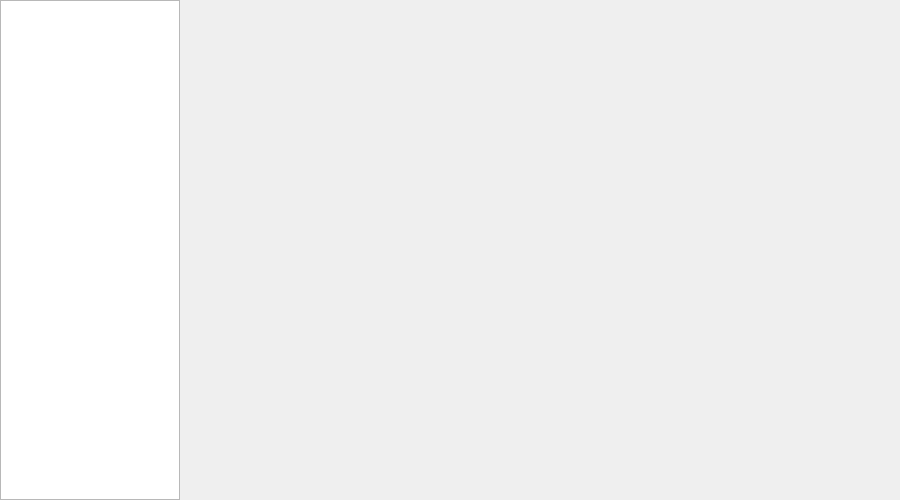
<?xml version="1.0" encoding="UTF-8"?>
<ui version="4.0">
 <class>frmMain</class>
 <widget class="QWidget" name="frmMain">
  <property name="geometry">
   <rect>
    <x>0</x>
    <y>0</y>
    <width>900</width>
    <height>500</height>
   </rect>
  </property>
  <property name="windowTitle">
   <string>Form</string>
  </property>
  <layout class="QHBoxLayout" name="horizontalLayout">
   <property name="spacing">
    <number>0</number>
   </property>
   <property name="leftMargin">
    <number>0</number>
   </property>
   <property name="topMargin">
    <number>0</number>
   </property>
   <property name="rightMargin">
    <number>0</number>
   </property>
   <property name="bottomMargin">
    <number>0</number>
   </property>
   <item>
    <widget class="NavListView" name="navListView">
     <property name="minimumSize">
      <size>
       <width>180</width>
       <height>0</height>
      </size>
     </property>
     <property name="maximumSize">
      <size>
       <width>180</width>
       <height>16777215</height>
      </size>
     </property>
    </widget>
   </item>
   <item>
    <widget class="QStackedWidget" name="stackedWidget"/>
   </item>
  </layout>
 </widget>
 <customwidgets>
  <customwidget>
   <class>NavListView</class>
   <extends>QListView</extends>
   <header>navlistview.h</header>
  </customwidget>
 </customwidgets>
 <resources/>
 <connections/>
</ui>
